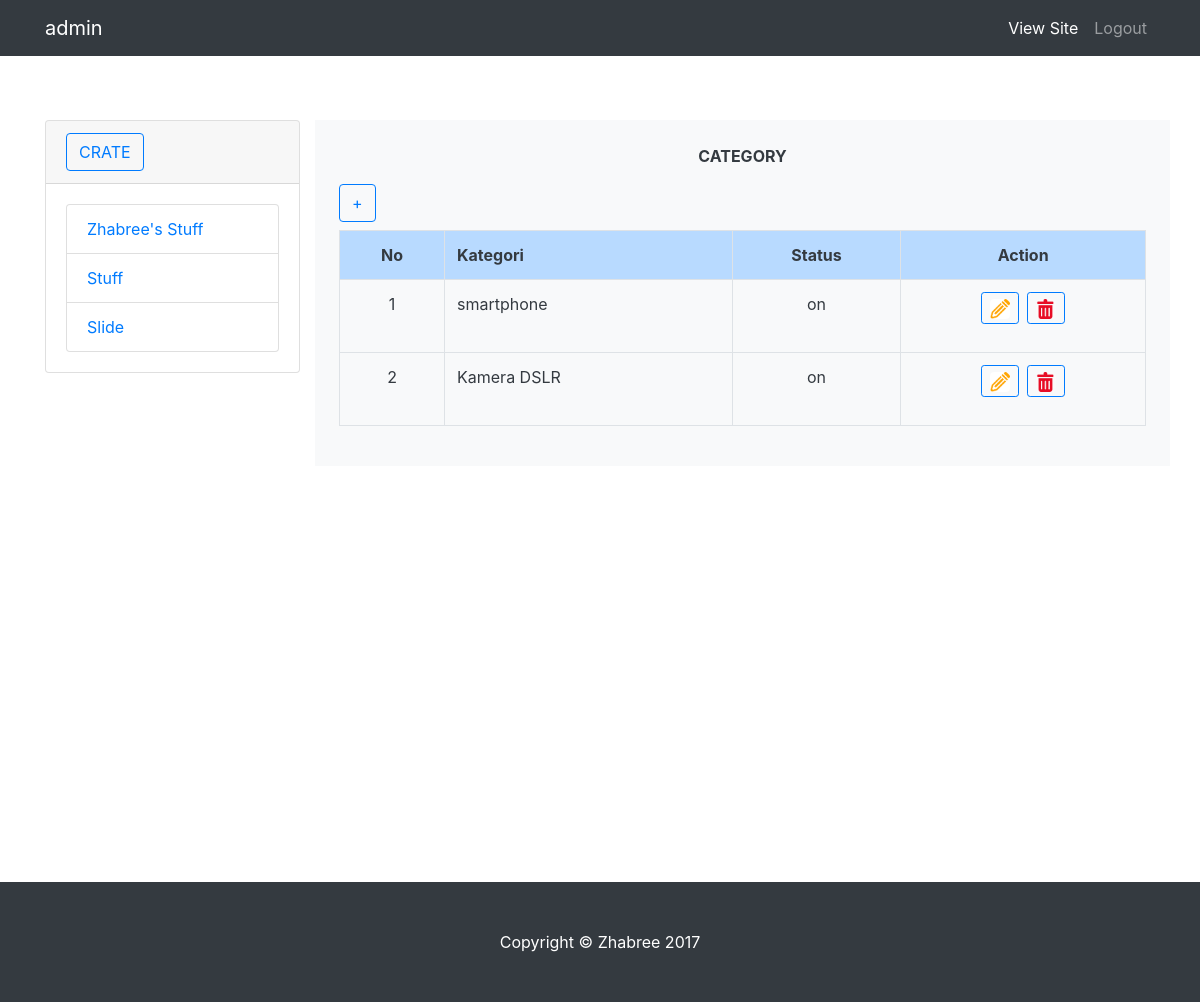
Page /dashboard/dashboard.php?menu=kategori&action=list (signed in) on the committed database.
### tables this page shows
CREATE TABLE `kategori` (
  `kategori_id` int(11) NOT NULL,
  `kategori` varchar(300) NOT NULL,
  `status` enum('on','off') NOT NULL
);

### dashboard/kategori/list.php (the view)
 <center><b>CATEGORY</b></center>
   <div class="mb-2 mt-3">
	<a class="btn btn-outline-primary" href="<?php echo URL."dashboard/dashboard.php?menu=kategori&action=form" ?>">+</a>
	</div>
<?php
		$queryKategori= mysqli_query($koneksi,"SELECT * FROM kategori");
		if (mysqli_num_rows($queryKategori) == 0) {
			echo "<b>MAAF DATA BELUM ADA</b>";
		}else{
			echo "<div class='table-responsive'>";
			echo "<table class='table table-bordered'>";
		    echo "<tr class='table-primary'>
		    			<th class='text-center'>No</th>
		    			<th class='text-left'>Kategori</th>
		    			<th class='text-center'>Status</th>
		    			<th class='text-center'>Action</th>
		          </tr>";
		          $no=1;
		          while ($row=mysqli_fetch_assoc($queryKategori)) {
		          	echo "<tr>
		          				<td class='text-center'>$no</td>
		          				<td class='text-left'>$row[kategori]</td>
		          				<td class='text-center'>$row[status]</td>
		          				<td class='text-center'>
	      					       <p class='d-inline-flex mr-1'>
	                                 <a class='btn btn-outline-primary btn-sm' href='".URL."dashboard/dashboard.php?menu=kategori&action=form&kategori_id=$row[kategori_id]' role='button'><img src='".URL."img/edit.png' class='rounded' style='width:20px;height:20px;'></a>
	                                </p>
	                                <p class='d-inline-flex'>
	                                 <a class='btn btn-outline-primary btn-sm' href='".URL."dashboard/kategori/action.php?button=delete&kategori_id=$row[kategori_id]' role='button'><img src='".URL."img/delete.jpg' class='rounded' style='width:20px;height:20px;'></a>
	                                </p>
		          				</td>
		          	      </tr>";
		          	 $no++;
		          }
			echo "</table>";
			echo "</div>";
		}
?>

### css/shop-homepage.css (style rules this page uses)
body { padding-top: 54px; }
@media (min-width: 992px) { body { padding-top: 56px; } }

### rows in the picture
kategori: kategori "smartphone", status "on"
kategori: kategori "Kamera DSLR", status "on"

### other values in the picture
$_SESSION['nama'] "admin"
